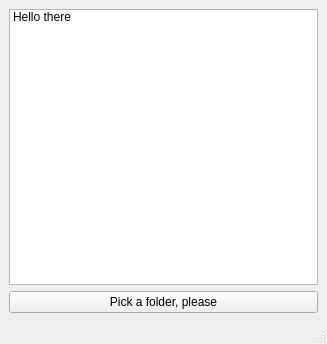
<?xml version="1.0" encoding="UTF-8"?>
<ui version="4.0">
 <class>MainWindow</class>
 <widget class="QMainWindow" name="MainWindow">
  <property name="geometry">
   <rect>
    <x>0</x>
    <y>0</y>
    <width>327</width>
    <height>344</height>
   </rect>
  </property>
  <property name="windowTitle">
   <string>MainWindow</string>
  </property>
  <widget class="QWidget" name="centralwidget">
   <layout class="QVBoxLayout" name="verticalLayout">
    <item>
     <widget class="QListWidget" name="listWidget">
      <item>
       <property name="text">
        <string>Hello there</string>
       </property>
      </item>
     </widget>
    </item>
    <item>
     <layout class="QHBoxLayout" name="horizontalLayout">
      <item>
       <widget class="QPushButton" name="btnBrowse">
        <property name="text">
         <string>Pick a folder, please</string>
        </property>
       </widget>
      </item>
     </layout>
    </item>
   </layout>
  </widget>
  <widget class="QMenuBar" name="menubar">
   <property name="geometry">
    <rect>
     <x>0</x>
     <y>0</y>
     <width>327</width>
     <height>20</height>
    </rect>
   </property>
  </widget>
  <widget class="QStatusBar" name="statusbar"/>
 </widget>
 <resources/>
 <connections/>
</ui>
